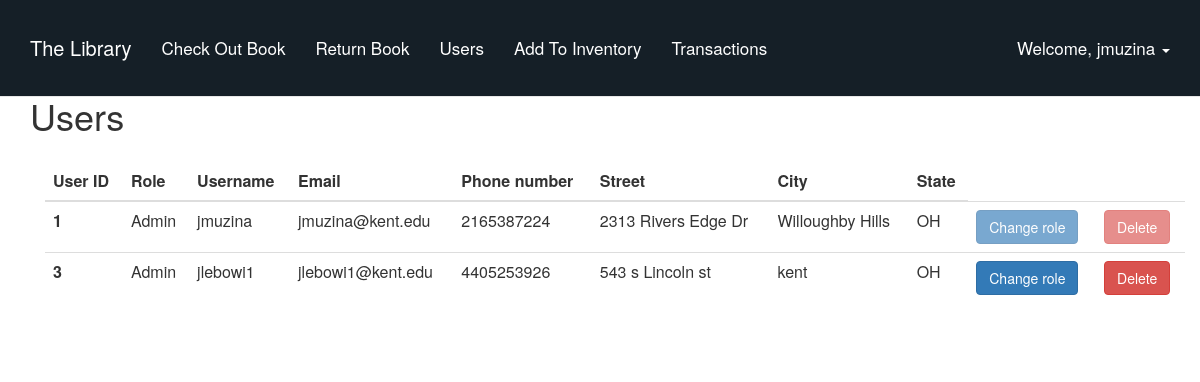
/user_management/ (signed in), run on the app's committed database.
### tables this page shows
CREATE TABLE `users` (
  `user_id` INTEGER NOT NULL PRIMARY KEY AUTOINCREMENT,
  `registered_at` TIMESTAMP NOT NULL DEFAULT (strftime('%Y-%m-%d %H:%M:%S', 'now', 'localtime')),
  `last_login` TIMESTAMP NOT NULL DEFAULT (strftime('%Y-%m-%d %H:%M:%S', 'now', 'localtime')),
  `username` VARCHAR(255),
  `password` VARCHAR(200),
  `email` VARCHAR(200),
  `phone_number` VARCHAR(200),
  `street` VARCHAR(200),
  `city` VARCHAR(200),
  `state` VARCHAR(200)
);

### manage.py (the view)
@app.route("/user_management/",  methods=['GET', 'POST'])
@login_required
def user_management():
    form = EditUserForm()
    if request.method == 'POST':
        id = request.form['id']
        if request.form['type'] == 'delete':
            functions.delete_user(id)
        else:
            functions.update_user_role(id)
    users_dict = functions.all_users()
    return render_template('users.html', form=form, username=session['username'], users = users_dict)

### utils/functions.py (called while the page is built)
def get_database_connection():
    import sqlite3
    sqlite_file = 'database.db'
    file_exists = os.path.isfile(sqlite_file)
    conn = sqlite3.connect(sqlite_file)
    if not file_exists:
        create_sqlite_tables(conn)
    if os.stat(sqlite_file).st_size == 0:
        create_sqlite_tables(conn)
    return conn

def all_users():
    conn = get_database_connection()
    try:
        cursor = conn.cursor()
        cursor.execute("SELECT user_id, username, email, phone_number, street, city, state, \
        (user_id IN (SELECT user_id FROM users NATURAL JOIN staff)) AS is_admin \
        FROM users;")
        results = cursor.fetchall()
        conn.commit()
        cursor.close()
        return results
    except:
        cursor.close()

### templates/users.html (shortened to what this page needs)
{% extends "index.html" %}
{% block content %}
<div class="container">
    <h1>Users</h1>
    <div class="container">
        <table class="table" , id="users">
            <thead>
                <tr>
                    <th scope="col">User ID</th>
                    <th scope="col">Role</th>
                    <th scope="col">Username</th>
                    <th scope="col">Email</th>
                    <th scope="col">Phone number</th>
                    <th scope="col">Street</th>
                    <th scope="col">City</th>
                    <th scope="col">State</th>
                </tr>
            </thead>
            <tbody>
                {% for user in users %}
                    <tr>
                        <th scope="row">{{user[0]}}</th>
                        {% if user[7] == 1 %}
                            <td>Admin</td>
                        {% else %}
                            <td>User</td>
                        {% endif %}
                            <td>{{user[1]}}</td>
                            <td>{{user[2]}}</td>
                            <td>{{user[3]}}</td>
                            <td>{{user[4]}}</td>
                            <td>{{user[5]}}</td>
                            <td>{{user[6]}}</td>
                        {% if session['id'] != user[0] %}
                        <td>
                            <a href="#" data-toggle="modal" data-target='#update{{ user[0] }}' class="btn btn-primary"> Change role </a>
                        </td>
                        <td>
                            <a href="#" data-toggle="modal" data-target='#delete{{ user[0] }}' class="btn btn-danger"> Delete </a>
                        </td>
                        {% else %}
                        <td>
                            <a href="#" data-toggle="modal" data-target='#update{{ user[0] }}'
                                class="btn btn-primary disabled"> Change role </a>
                        </td>
                        <td>
                            <a href="#" data-toggle="modal" data-target='#delete{{ user[0] }}'
                                class="btn btn-danger disabled"> Delete
                            </a>
                        </td>
                        {% endif %}
                    </tr>
                {% endfor %}
            </tbody>
        </table>
    </div>
</div>
{% endblock %}

### templates/index.html (shortened to what this page needs)
<html>
    <head>
        <link rel='stylesheet' href='{{ url_for("static", filename="css/bootstrap.min.css") }}'>
        <link rel='stylesheet' href='{{ url_for("static", filename="css/base.css") }}'>
        <link rel="stylesheet" href="https://maxcdn.bootstrapcdn.com/bootstrap/3.4.0/css/bootstrap.min.css">
    </head>
    <body>
        <nav class="navbar navbar-default navbar-fixed-top" style="background-color: #151f27;">
            <div class="container">
                <div class="navbar-header">
                    <a class="navbar-brand" href="/" style="color:white;">
                      The Library
                    </a>
                </div>
                <div id="navbar" class="navbar-collapse collapse">
                    <ul class="nav navbar-nav" id="navbar-links">
                        {% if session['admin'] %}
                        <li>
                            <a href="/checkout" style="color:white;">Check Out Book</a>
                        </li>
                        <li>
                            <a href="/return_books" style="color:white;">Return Book</a>
                        </li>
                        <li>
                            <a href="/user_management" style="color:white;">Users</a>
                        </li>
                        <li>
                            <a href="/add_books" style="color:white;">Add To Inventory</a>
                        </li>
                        <li>
                            <a href="/transactions" style="color:white;">Transactions</a>
                        </li>
                        {% endif %}
                    </ul>
                    <ul class="nav navbar-nav navbar-right">
                        {% if username %}
                            <li class="dropdown">
                                <a href="#" class="dropdown-toggle" data-toggle="dropdown" role="button" aria-haspopup="true" aria-expanded="false" style="color:white;">
                                    Welcome, {{ username }} <span class="caret"></span>
                                </a>
                            </li>
                        {% else %}
                            <li><a style="color:white;" href="/signup/"><span class="glyphicon glyphicon-user"></span> Sign Up </a></li>
                            <li><a style="color:white;" href="/login/"><span class="glyphicon glyphicon-log-in"></span> Login </a></li>
                        {% endif %}
                    </ul>
                </div>
            </div>
        </nav>
        {% block content %}
        {% endblock %}
    </body>
</html>

### static/css/base.css (style rules this page uses)
body { background-color: rgb(242, 243, 244); }
.navbar-default { font-size: 17px; margin: 0; padding: 7px; }
nav .navbar-brand { font-size: 20px; }
.container { padding: 16px; }

### data on the page
users: username "jmuzina", user_id "1", email "jmuzina@kent.edu", phone_number "2165387224", street "2313 Rivers Edge Dr", city "Willoughby Hills", state "OH"
users: user_id "3", username "jlebowi1", email "jlebowi1@kent.edu", phone_number "4405253926", street "543 s Lincoln st", city "kent", state "OH"
